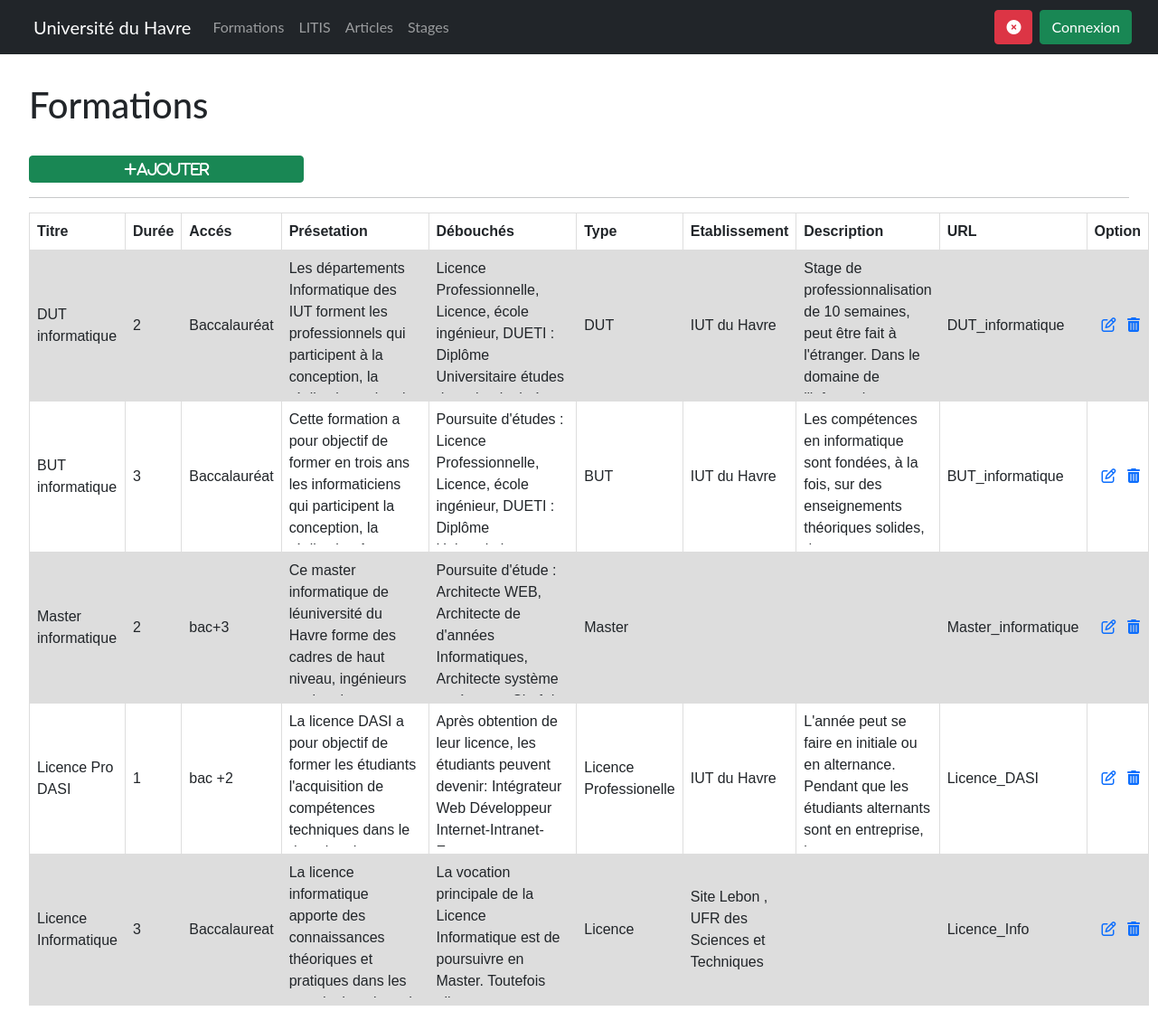
/adminFormation.php, run on the app's committed database.
### tables this page shows
CREATE TABLE IF NOT EXISTS `formation` (
  `id_formation` int(11) NOT NULL AUTO_INCREMENT,
  `titre` varchar(50) DEFAULT NULL,
  `duree` int(11) NOT NULL,
  `acces` varchar(200) DEFAULT NULL,
  `presentation` longtext,
  `debouches` longtext,
  `type_formation` varchar(30) DEFAULT NULL,
  `nom_etablissement` varchar(50) DEFAULT NULL,
  `description` longtext,
  `titre_url` varchar(255) DEFAULT NULL,
  PRIMARY KEY (`id_formation`)
);

### bdd/MySQL.inc.php (called while the page is built, shortened)
<?php
require 'Formation.inc.php';
class MySQL
{
	private static $instance = null;
	private $connect=null;
	private function __construct()
	{
		$connStr = 'mysql:host=localhost;dbname=mp2_sujet3_1;';
		try
		{
			$this->connect = new PDO($connStr, 'root','');
			$this->connect->setAttribute(PDO::ATTR_CASE, PDO::CASE_LOWER);
			$this->connect->setAttribute(PDO::ATTR_ERRMODE , PDO::ERRMODE_EXCEPTION);
		}
		catch (PDOException $e)
		{
			echo "probleme de connexion :".$e->getMessage();
			return null;
		}
	}
	public static function getInstance()
	{
		if (is_null(self::$instance))
		{
			try { self::$instance = new MySQL(); }
			catch (PDOException $e) { echo $e; }
		}
		$obj = self::$instance;
		return self::$instance;
	}
	public function close() { $this->connect = null; }
	private function execQuery($requete,$tparam,$nomClasse)
	{
		$stmt = $this->connect->prepare($requete);
		$stmt->setFetchMode(PDO::FETCH_CLASS|PDO::FETCH_PROPS_LATE, $nomClasse);
		if ($tparam != null)
        {
            $stmt->execute($tparam);
        }
		else
        {
            $stmt->execute();
        }
		$tab = array();
		$tuple = $stmt->fetch();
		if ($tuple)
		{
			while ($tuple != false)
			{
				$tab[]=$tuple;
				$tuple = $stmt->fetch();
			}
		}
		return $tab;
	}
    public function getFormations()
	{
		$requete = 'SELECT * FROM `formation`';
		return $this->execQuery($requete,null,'Formation');
	}
}
?>

### bdd/Formation.inc.php (called while the page is built)
<?php
class Formation
{
	private $id_formation;
	private $titre;
	private $duree;
	private $acces;
	private $presentation;
	private $debouches;
	private $type_formation;
	private $nom_etablissement;
	private $description;
	private $titre_url;
	public function __construct($idF="",$tlt="",$tmp="",$acc="",$pres="",$deb="",$type="",
								$nomEtab="",$des="",$url="")
	{
		$this->id_formation      = $idF;
		$this->titre             = $tlt;
		$this->duree             = $tmp;
		$this->acces             = $acc;
		$this->presentation      = $pres;
		$this->debouches         = $deb;
		$this->type_formation    = $type;
		$this->nom_etablissement = $nomEtab;
		$this->description   	 = $des;
		$this->titre_url		 = $url;
	}
	public function getIdFormation 		() { return $this->id_formation;      }
	public function getTitre 	   		() { return $this->titre;      		  }
	public function getDuree 			() { return $this->duree;       	  }
	public function getAcces 			() { return $this->acces;        	  }
	public function getPresentation 	() { return $this->presentation;      }
	public function getDebouches 		() { return $this->debouches; 		  }
	public function getTypeFormation 	() { return $this->type_formation;    }
	public function getNomEtablissement () { return $this->nom_etablissement; }
	public function getDescriptif		() { return $this->description;        }
	public function getTitre_url		() { return $this->titre_url;        }
}
?>

### adminFormation.php (the view, shortened to what this page needs)
<?php
    include 'header.php';
    require 'bdd/MySQL.inc.php';
    $db = MySQL::getInstance();
    if ($db == null) { echo "Impossible de se connecter à la base de données !";}
    else { try
    {
        $listFormations = $db->getFormations();
?>
        <div class="content">
        <h1>Formations</h1>
        <br>
            <a class="w-25 fa-solid fa-plus btn btn-success" href=ajouterFormation.php>Ajouter</a>
            <hr>
        <table>
            <tr>
                <th>Titre</th>
                <th>Durée</th>
                <th>Accés</th>
                <th>Présetation</th>
                <th>Débouchés</th>
                <th>Type</th>
                <th>Etablissement</th>
                <th>Description</th>
                <th>URL</th>
                <th>Option</th>
            </tr>
            <?php
            foreach($listFormations as $formations)
            {
                echo'
                <tr>
                    <td>'.$formations->getTitre().'</td>
                    <td>'.$formations->getDuree().'</td>
                    <td>'.$formations->getAcces().'</td>
                    <td class="autoOverflow"><div class="autoOverflow">'.$formations->getPresentation().'</div></td>
                    <td class="autoOverflow"><div class="autoOverflow">'.$formations->getDebouches().'</div></td>
                    <td>'.$formations->getTypeFormation().'</td>
                    <td>'.$formations->getNomEtablissement().'</td>
                    <td class="autoOverflow"><div class="autoOverflow">'.$formations->getDescriptif().'</div></td>
                    <td>'.$formations->getTitre_url().'</td>
                    <td>
                    <a class="ms-2 me-2" href="modifierFormation.php?Formation='.$formations->getTitre_url().' "><i class="fa-regular fa-pen-to-square"></i></a>
                    <a href="deleteFormation.php?Formation='.$formations->getIdFormation().' "> <i class="fa fa-trash"></i> </a>
                    </td>
                </tr>';
            }
            ?>
            </table>
        </div>
</body>
<?php
  }
  catch (Exception $e){ echo $e->getMessage(); }
}
?>

### css/style.css (style rules this page uses)
body { font-family: 'Lato', sans-serif; margin: 0; }
.content { margin: 2rem 2rem; }
table { font-family: arial, sans-serif; border-collapse: collapse; width: 100%; }
td, th { border: 1px solid #dddddd; text-align: left; padding: 8px; }
tr:nth-child(even) { background-color: #dddddd; }
.autoOverflow { overflow: auto; max-height: 150px; }

### data on the page
formation: titre "DUT informatique", duree "2", acces "Baccalauréat", presentation "Les départements Informatique des IUT forment les professionnels qui participent à la conception, la…", debouches "Licence Professionnelle, Licence, école ingénieur, DUETI : Diplôme Universitaire études…", type_formation "DUT", nom_etablissement "IUT du Havre", description "Stage de professionnalisation de 10 semaines, peut être fait à l'étranger. Dans le domaine de…", titre_url "DUT_informatique"
formation: titre "BUT informatique", duree "3", acces "Baccalauréat", presentation "Cette formation a pour objectif de former en trois ans les informaticiens qui participent la conception, la…", debouches "Poursuite d'études : Licence Professionnelle, Licence, école ingénieur, DUETI : Diplôme…", type_formation "BUT", nom_etablissement "IUT du Havre", description "Les compétences en informatique sont fondées, à la fois, sur des enseignements théoriques solides,…", titre_url "BUT_informatique"
formation: titre "Master informatique", duree "2", acces "bac+3", presentation "Ce master informatique de léuniversité du Havre forme des cadres de haut niveau, ingénieurs…", debouches "Poursuite d'étude : Architecte WEB, Architecte de d'années Informatiques, Architecte système…", type_formation "Master", titre_url "Master_informatique"
formation: titre "Licence Pro DASI", duree "1", acces "bac +2", presentation "La licence DASI a pour objectif de former les étudiants l'acquisition de compétences techniques dans le…", debouches "Après obtention de leur licence, les étudiants peuvent devenir: Intégrateur Web Développeur…", type_formation "Licence Professionelle", nom_etablissement "IUT du Havre", description "L'année peut se faire en initiale ou en alternance. Pendant que les étudiants alternants sont en entreprise,…", titre_url "Licence_DASI"
formation: titre "Licence Informatique", duree "3", acces "Baccalaureat", presentation "La licence informatique apporte des connaissances théoriques et pratiques dans les…", debouches "La vocation principale de la Licence Informatique est de poursuivre en Master. Toutefois…", type_formation "Licence", nom_etablissement "Site Lebon , UFR des Sciences et Techniques", titre_url "Licence_Info"
